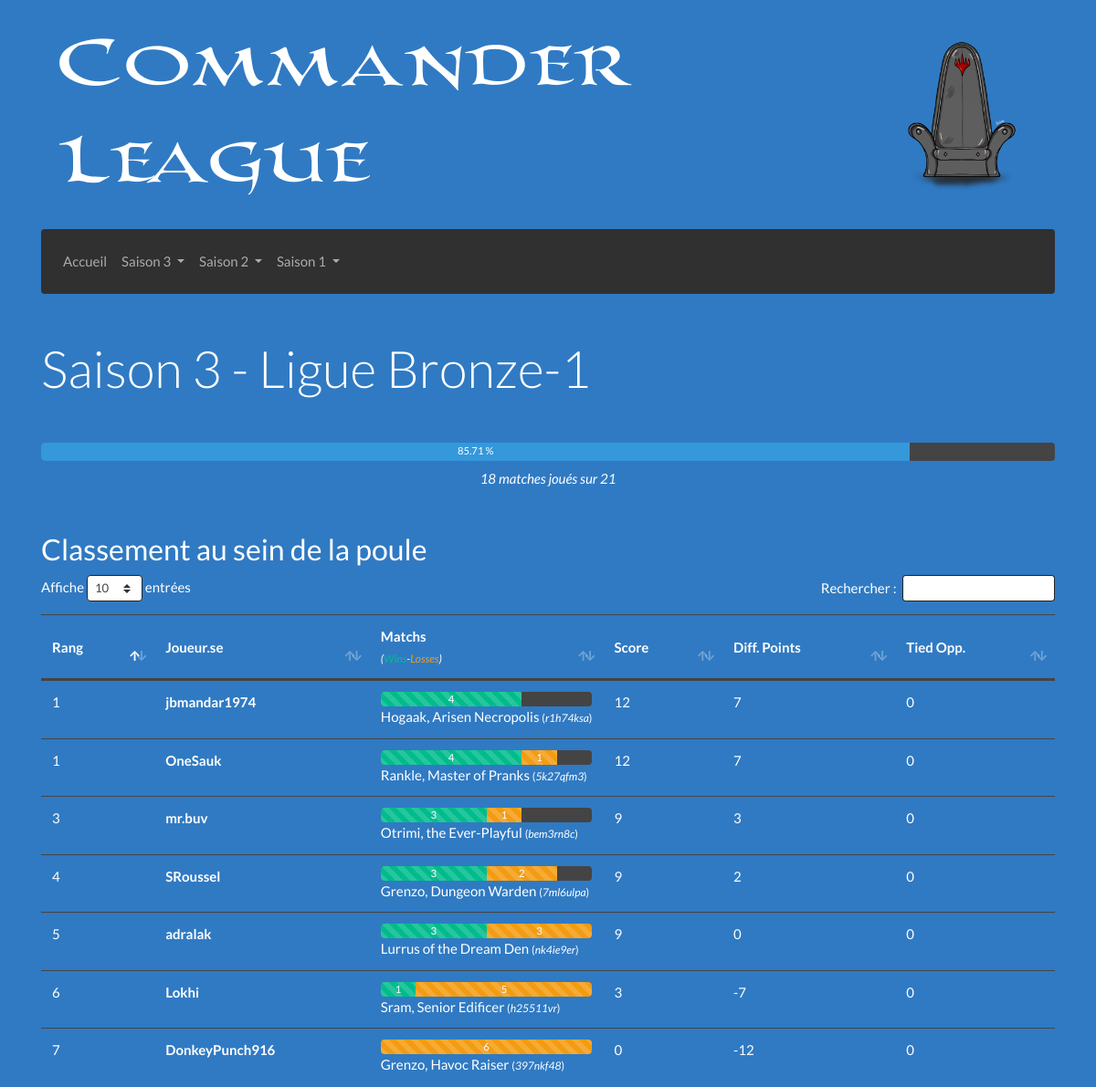
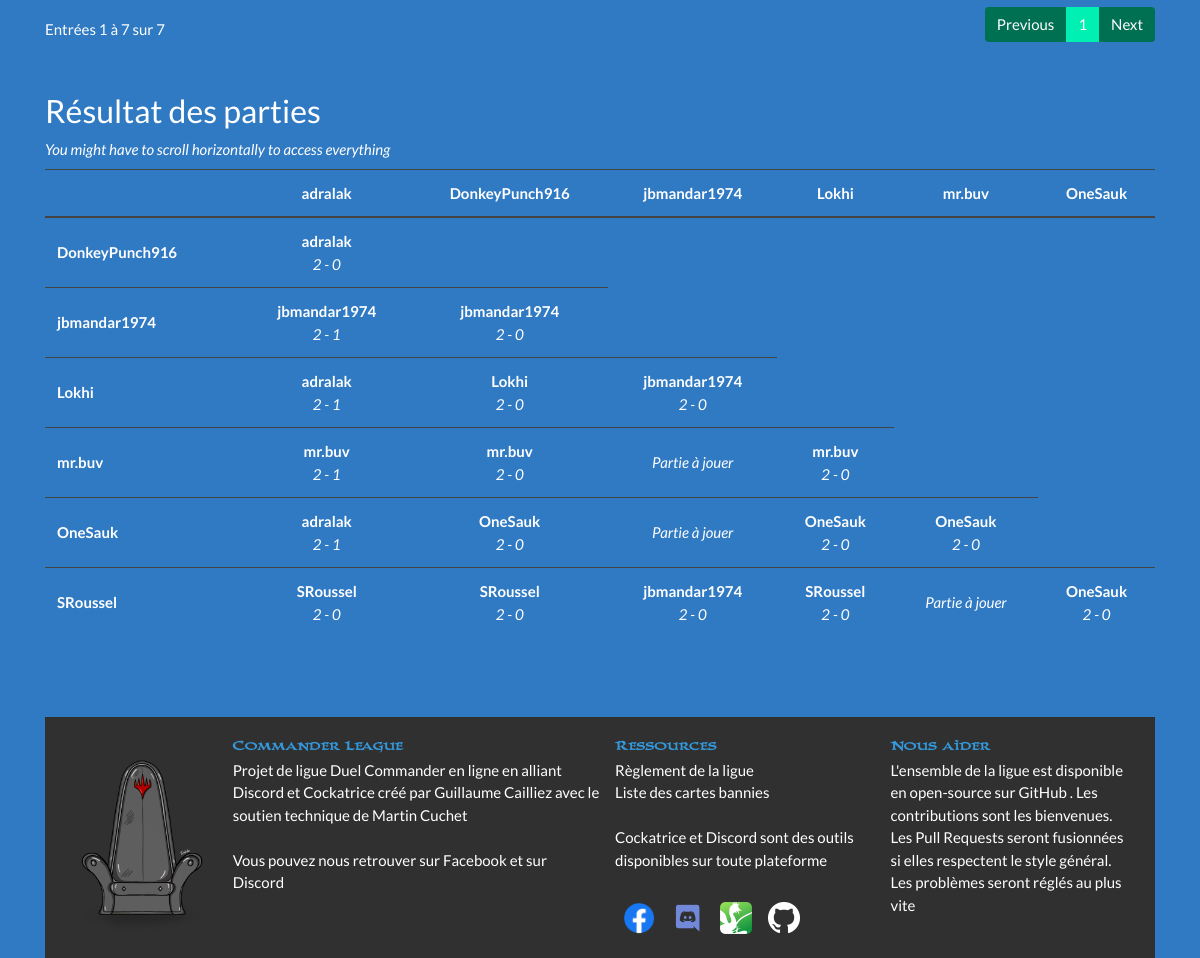
/Saison-3/Bronze-1, run on the app's committed database (2 pictures, top to bottom).
### tables this page shows
CREATE TABLE "decks" (
	"id_deck"	INTEGER PRIMARY KEY AUTOINCREMENT,
	"id_discord"	TEXT NOT NULL,
	"est_joue"	INTEGER NOT NULL,
	"cle_MV"	INTEGER NOT NULL,
	"hash"	TEXT NOT NULL,
	"liste"	TEXT NOT NULL,
	"general"	TEXT NOT NULL
);

CREATE TABLE "participants" (
	"id_discord"	TEXT,
	"pseudo"	TEXT NOT NULL,
	"nom_role"	TEXT NOT NULL,
	"elo"	INTEGER,
	PRIMARY KEY("id_discord")
);

### Afficher/Elements/Vue/Vue_Poule.php (called while the page is built)
<?php
function Affichage ($helper) {
	$affichage  = progressLigue($helper);
	$affichage .= afficherTableauClassement($helper);
	$affichage .= afficherTableauResultats($helper);
	return $affichage;
}

### Afficher/Controleur.php (called while the page is built, shortened)
<?php
function getContenu ($params)
{
	if (isset($params['saison']) && isset($params['ligue'])) {
		$ligue = stripslashes($params['ligue']);
		if (preg_match("/Placement/", $ligue)) {
			require_once 'Afficher/Pages/Placement/Controleur.php';
		} else if (preg_match("/Playoff/", $ligue)) {
			require_once 'Afficher/Pages/Playoff/Controleur.php';
		} else {
			require_once 'Afficher/Pages/Ligue/Controleur.php';
		}
	}
	return Affichage($helper);
}
require_once 'Afficher/Vue.php';

### Afficher/Vue.php (called while the page is built)
<?php
$contenu = getContenu($parametres);
require_once 'Afficher/Elements/Gabarit.php';

### index.php (called while the page is built, shortened)
<?php
require_once 'Controleur.php';

### Afficher/Elements/Barres/BarreJoueur.php (called while the page is built)
<?php
require_once "Afficher/Elements/Barres/Vue_BarreJoueur.php";
function afficherBarreJoueur ($helper, $pseudo) {
	$nombreJoueurs = $helper['infos']['nbDecks'];
	$nombreMatches = $nombreJoueurs - 1;
	$widthMatch = round(100/$nombreMatches,2);
	$victoires = $helper[$pseudo]['victoires'];
	$defaites  = $helper[$pseudo]['defaites'];
	return barreJoueur($victoires , $defaites , $widthMatch);
}
?>

### Afficher/Elements/Modele.php (called while the page is built, shortened)
<?php
require_once 'Afficher/Elements/Barres/BarreJoueur.php';
require_once 'Afficher/Elements/Tableaux/TableauResultats.php';
require_once 'Afficher/Elements/Tableaux/TableauClassement.php';
function afficheGeneral ($texte) {
	$contraintes = "";
	if ($contraintes == "") return $texte;
	return $retour;
}

### Modele.php (called while the page is built, shortened)
<?php
function getBdd() {
	$bdd = new PDO("sqlite:BD/database.sqlite");
	    $bdd->setAttribute(PDO::ATTR_DEFAULT_FETCH_MODE, PDO::FETCH_ASSOC);
	    $bdd->setAttribute(PDO::ATTR_ERRMODE, PDO::ERRMODE_EXCEPTION);
	return $bdd;
}
function executerRequete($sql, $params = null) {
	$resultat = getBdd()->prepare($sql);
	$resultat->execute($params);
	return $resultat;
}

### Afficher/Elements/Helpers/Details.php (called while the page is built, shortened)
<?php
$helper = array();
$sql = "SELECT liste_decks FROM ligues
		WHERE num_saison = :s AND nom_ligue = :l;";
$helper['infos']['saison'] = __SAISON__;
$helper['infos']['ligue']  = (preg_match("/Placement/i",__LIGUE__) || preg_match("/Playoff/i",__LIGUE__)) ? preg_split("/-/",__LIGUE__)[0] : __LIGUE__ ;
$donnees = array(
	':l' => __LIGUE__,
	':s' => $helper['infos']['saison'],
);
$requete = executerRequete($sql,$donnees);
$resultat = $requete->fetch()['liste_decks'];
$_liste = preg_split('/, /i',$resultat);
$helper['infos']['decks'] = $_liste;
$_nbDecks = count($helper['infos']['decks']);
$helper['infos']['nbDecks'] = $_nbDecks;
$helper['infos']['max'] = $_nbDecks * ($_nbDecks - 1) / 2;
$helper['infos']['joues'] = 0;
$sql = "SELECT * FROM participants p
		JOIN decks d ON p.id_discord = d.id_discord
		WHERE d.id_deck = :id;";
for ($i = 0; $i < count($helper['infos']['decks']); $i++) {
	$requete = executerRequete($sql,array(':id'=>$helper['infos']['decks'][$i]));
	$resultat = $requete->fetch();
	$helper['infos']['pseudo'][] = $resultat['pseudo'];
	$helper['infos']['id_discord'][] = $resultat['id_discord'];
	$helper[$resultat['id_deck']] = array(
		'pseudo'		=> $resultat['pseudo'],
		'id_discord'	=> $resultat['id_discord'],
		'id_deck'		=> $resultat['id_deck'],
		'liste'			=> $resultat['liste'],
		'general'		=> $resultat['general'],
		'hash'			=> $resultat['hash'],
		'parties'		=> array(),
		'victoires'		=> 0,
		'defaites'		=> 0,
		'tiebreakers'	=> array(
			'matchPoints'			=> 0,
			'diffPoints'			=> 0,
			'tiedParticipants'		=> 0,
		),
	);
}

### Afficher/Pages/Ligue/Helper.php (called while the page is built)
<?php
require_once "Afficher/Elements/Helpers/Details.php";

### Afficher/Pages/Ligue/Controleur.php (called while the page is built, shortened)
<?php
require_once 'Afficher/Elements/Modele.php';
require_once 'Afficher/Pages/Ligue/Modele.php';
require_once 'Afficher/Pages/Ligue/Helper.php';

### Afficher/Elements/Tableaux/Vue_TableauClassement.php (the view)
<?php
function tableauClassement ($helper) {
	ob_start(); ?>
	<div class="table-responsive text-nowrap">
	<table id="tableClassement" class="table table-hover" aria-describedby="tableClassement">
		<thead>
			<tr>
				<th scope="col" class="sorting align-middle" aria-controls="tableClassement">Rang</th>
				<th scope="col" class="align-middle">Joueur.se</th>
				<th scope="col" class="align-middle col-2">
					Matchs<br>
					<i><small>(<span class="text-success">Wins</span>-<span class="text-warning">Losses</span>)</small></i>
				</th>
				<th scope="col" class="align-middle">
					Score
				</th>
				<th scope="col" class="align-middle">
					<span href="#" data-toggle="tooltip" title="Game won minus game lost">
						Diff. Points
					</span>
				</th>
				<th scope="col" class="align-middle">
					<span href="#" data-toggle="tooltip" title="Game won against tied opponents">
						Tied Opp.
					</span>
				</th>
			</tr>
		</thead>
		<tbody>
			<?php
			for ($i = 0; $i < count($helper['infos']['pseudo']); $i++) {
				$cle = $helper['infos']['pseudo'][$i];
			?>
			<tr>
				<td scope="row">
					<?= $helper['infos']['classement'][$cle] ?>
				</td>
				<td>
					<strong><?= $cle ?></strong>
				</td>
				<td>
					<?= afficherBarreJoueur($helper,$cle) ?>
					<?= afficheGeneral($helper[$cle]['general']) ?>
						<small>(<i><?= $helper[$cle]['hash'] ?></i>)</small>
				</td>
				<td>
					<?= $helper[$cle]['tiebreakers']['matchPoints'] ?>
				</td>
				<td>
					<?= $helper[$cle]['tiebreakers']['diffPoints'] ?>
				</td>
				<td>
					<?= $helper[$cle]['tiebreakers']['tiedParticipants'] ?>
				</td>
			</tr>
			<?php
			}
			?>
		</tbody>
	</table>
	</div>
	<?php return ob_get_clean();
}

### Afficher/Elements/Barres/Vue_BarreJoueur.php
<?php
function barreJoueur($victoires , $defaites , $widthMatch) {
	ob_start(); ?>
	<div class="progress">
		<div class="progress-bar progress-bar-striped bg-success" role="progressbar"
			style="width:<?= round($victoires*$widthMatch,2) ?>%"><?= $victoires ?></div>
		<div class="progress-bar progress-bar-striped bg-warning" role="progressbar"
			style="width:<?= round($defaites*$widthMatch,2) ?>%"><?= $defaites ?></div>
	</div>
	<?php return ob_get_clean();
}

### Afficher/Elements/Tableaux/TableauResultats.php
<?php
require_once 'Afficher/Elements/Tableaux/Vue_TableauResultats.php';
function AfficherTableauResultats ($helper) {
	$retour  = "<h3 class='mt-3'>Résultat des parties</h3>";
	$retour .= "<p class='mb-2'><i>You might have to scroll horizontally to access everything</i></p>";
	$retour .=  tableauResultats($helper);
	$retour .= "<div class='my-5'></div>";
	return $retour;
}
function afficheResultat ($helper, $pseudo1, $pseudo2) {
	if (isset($helper[$pseudo1]['parties'][$pseudo2])) {
		$vainqueur = $helper[$pseudo1]['parties'][$pseudo2]['w_pseudo'];
		if ($vainqueur != $pseudo1) {
			$pseudo2 = $pseudo1;
			$pseudo1 = $vainqueur;
		}
		$resultat = $helper[$pseudo1]['parties'][$pseudo2]['string'];
		return "<strong>$vainqueur</strong><br><i>$resultat</i>";
	}
	return "<i>Partie à jouer</i>";
}

### Afficher/Elements/Tableaux/Vue_TableauResultats.php
<?php
function tableauResultats ($helper) {
	ob_start(); ?>
	<div class="table-responsive mb-5">
	<table id="tableMatches" class="table table-hover" aria-describedby="tableMatches">
		<thead>
			<tr>
				<th scope="col" class="sorting" aria-controls="tableMatches"></th>
			<?php
			for ($i = 0; $i < (count($helper['infos']['pseudo'])-1); $i++) {
				$cle = $helper['infos']['pseudo'][$i];
				?>
				<th scope="col" class="text-center"><?= $cle ?></th>
				<?php
				}
			?>
			</tr>
		</thead>
		<tbody>
		<?php
		for ($i = 1; $i < count($helper['infos']['pseudo']); $i++) {
			$cle = $helper['infos']['pseudo'][$i];
			?>
			<tr>
				<td scope="row" class="align-middle">
					<strong><?= $cle ?></strong>
				</td>
				<?php for ($j = 0; $j < $i; $j++) : ?>
					<td class='align-middle text-center'>
						<?= afficheResultat($helper,$cle,$helper['infos']['pseudo'][$j]) ?>
					</td>
				<?php endfor; ?>
			</tr>
			<?php
		}
		?>
		</tbody>
	</table>
	</div>
	<?php return ob_get_clean();
}

### Afficher/CSS/overriding.css (style rules this page uses)
body { background-image: url('/Afficher/CSS/Images/Background.png'); background-color: #307ac3; background-size: 100%; }

### data on the page
decks: general "Grenzo, Havoc Raiser", hash "397nkf48"
decks: general "Hogaak, Arisen Necropolis", hash "r1h74ksa", id_discord.pseudo "jbmandar1974", id_discord.pseudo "2 - 0"
decks: est_joue "1", general "Sram, Senior Edificer", hash "h25511vr", id_discord.pseudo "Lokhi"
decks: general "Otrimi, the Ever-Playful", hash "bem3rn8c", id_discord.pseudo "mr.buv", id_discord.pseudo "2 - 0"
decks: est_joue "1", general "Rankle, Master of Pranks", hash "5k27qfm3", id_discord.pseudo "OneSauk", id_discord.pseudo "2 - 0"
decks: general "Grenzo, Dungeon Warden", hash "7ml6ulpa", id_discord.pseudo "SRoussel", id_discord.pseudo "2 - 0"
decks: id_discord.pseudo "adralak", id_discord.pseudo "2 - 0", id_discord.pseudo "2 - 1"

### other printed values
__SAISON__ "3"
__LIGUE__ "Bronze-1"
$status "85.71"
$played "18"
$max "21"
$helper['infos']['classement'][$cle] "5"
$cle "adralak"
$victoires "3"
$defaites "3"
afficheGeneral($helper[$cle]['general']) "Lurrus of the Dream Den"
$helper[$cle]['hash'] "nk4ie9er"
$helper[$cle]['tiebreakers']['matchPoints'] "9"
$helper[$cle]['tiebreakers']['diffPoints'] "0"
$helper[$cle]['tiebreakers']['tiedParticipants'] "0"
$helper['infos']['classement'][$cle] "7"
